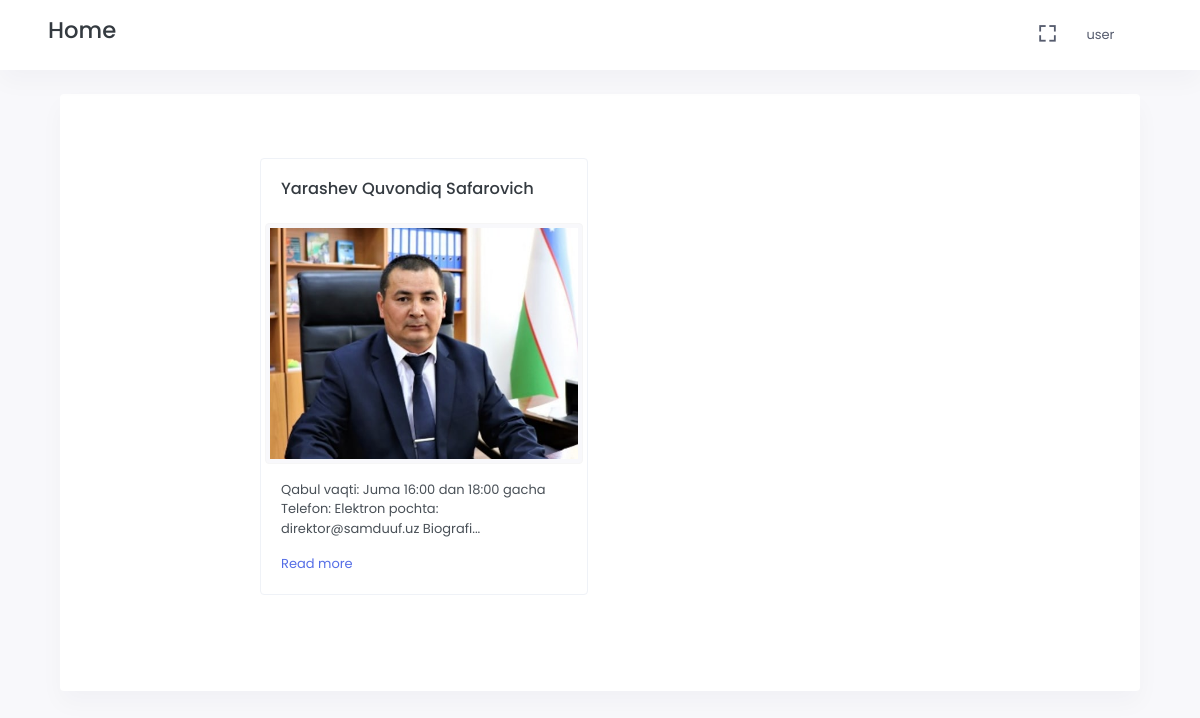
The app's page / (signed in) with its own data.
### users/models.py (models this page shows)
class CustomUser(AbstractUser):
    full_name = models.CharField(max_length=128)
    is_leader = models.BooleanField(default=False)
    picture = models.ImageField(upload_to='media/images/users', default='media/media/images/users/photo_2023-04-19_10-20-05.jpg', blank=True)

### interactive/models.py (models this page shows, shortened)
class Leader(models.Model):
    leader = models.OneToOneField(CustomUser, on_delete=models.CASCADE)
    content = models.TextField()
    link = models.TextField()

### config/views.py (the view)
# urls.py: path('', home, name = 'home'),
def home(request):
    leaders = Leader.objects.all()
    context = {
        'leaders':leaders
    }
    return render(request, 'home.html', context)

### templates/home.html (shortened to what this page needs)
{% extends 'base.html' %}
{% load static %}
{% load widget_tweaks %}
{% block content %}
<div class="main-content container">
    <div class="page-content">
        <div class="container-fluid">
            <div class="card">
                <div class="tab-content p-4">
                    <div class="tab-pane active" id="all-post" role="tabpanel">
                        <div>
                            <div class="row justify-content-center">
                                <div class="col-xl-8">
                                    <div>
                                        <div class="row">
                                            {% for leader in leaders %}
                                            <div class="col-sm-6">
                                                <div class="card p-1 border shadow-none">
                                                    <div class="p-3">
                                                        <h5><a href="{{ leader.link }}" class="text-dark">{{ leader.leader.full_name }}</a></h5>
                                                    </div>
                                                    <div class="position-relative">
                                                        <img src="{{ leader.leader.picture.url }}" alt=""
                                                             class="img-thumbnail">
                                                    </div>
                                                    <div class="p-3">
                                                        <p>{{ leader.content |slice:":100" }}...</p>
                                                        <div>
                                                            <a href="https://samduuf.uz/uz/page/branch-director-28-12-2022" class="text-primary">Read
                                                                more <i class="mdi mdi-arrow-right"></i></a>
                                                        </div>
                                                    </div>
                                                </div>
                                            </div>
                                            {% endfor %}
                                        </div>
                                    </div>
                                </div>
                            </div>
                        </div>
                    </div>
                </div>
            </div>
        </div>
    </div>
</div>
{% endblock %}

### templates/header.html (shortened to what this page needs)
{% load static %}
<header id="page-topbar">
    <div class="navbar-header">
        <div class="d-flex">
            <div class="ms-5">
                <h3><a href="{% url 'home' %}" class="text-dark">Home</a></h3>
            </div>
        </div>
        <div class="d-flex">
            <div class="dropdown d-none d-lg-inline-block ms-1">
                <button type="button" class="btn header-item noti-icon waves-effect" data-bs-toggle="fullscreen">
                    <i class="bx bx-fullscreen"></i>
                </button>
            </div>
            <div class="dropdown d-inline-block me-5">
                {% if user.is_authenticated %}
                <button type="button" class="btn header-item waves-effect" id="page-header-user-dropdown"
                        data-bs-toggle="dropdown" aria-haspopup="true" aria-expanded="false">
                    <span class="d-none d-xl-inline-block ms-1" key="t-henry">{{ user.username }}</span>
                    <i class="mdi mdi-chevron-down d-none d-xl-inline-block"></i>
                </button>
                {% else %}
                <div class="mt-3">
                    <a href="{% url 'users:login' %}" class="btn btn-outline-primary">Login</a>
                    <a href="{% url 'users:register' %}" class="btn btn-outline-primary">Register</a>
                </div>
                {% endif %}
            </div>
        </div>
    </div>
</header>

### records on screen
CustomUser: username "user"
Leader: leader.full_name "Yarashev Quvondiq Safarovich", leader.picture (picture), content "Qabul vaqti: Juma 16:00 dan 18:00 gacha Telefon: Elektron pochta: direktor@samduuf.uz Biografi"
